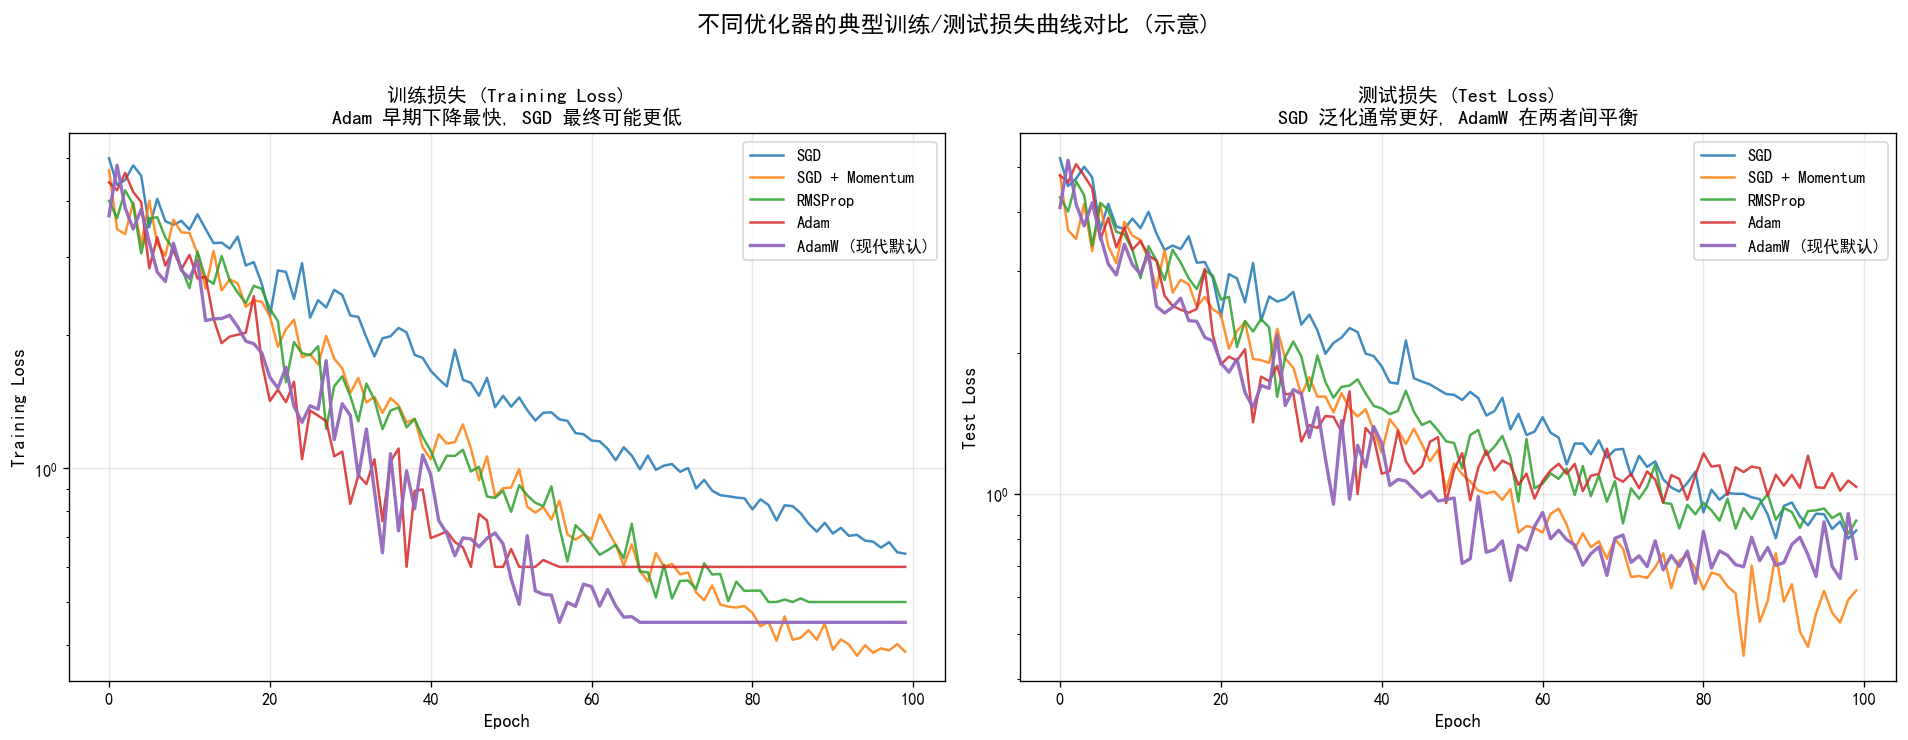

Source code (Python):
"""
3-5-optimizer-loss-curves.py
Visualize the typical training loss curves of different optimizers.
Adam converges faster early; SGD may reach lower final loss; AdamW is balanced.

Output: assets/figures/3-5-optimizer-loss-curves.png
"""
import numpy as np
import matplotlib.pyplot as plt
import os

os.makedirs("assets/figures", exist_ok=True)

np.random.seed(0)
epochs = np.arange(0, 100)


def smooth_curve(epochs, base, decay, noise_scale):
    """Generate a smooth decreasing curve with noise."""
    return base * np.exp(-decay * epochs) + np.random.randn(len(epochs)) * noise_scale * np.exp(-epochs / 30)


# Simulated loss curves
sgd = smooth_curve(epochs, base=4.0, decay=0.025, noise_scale=0.4) + 0.3
sgd_momentum = smooth_curve(epochs, base=3.8, decay=0.035, noise_scale=0.35) + 0.25
adam = smooth_curve(epochs, base=4.2, decay=0.06, noise_scale=0.5) + 0.4
adamw = smooth_curve(epochs, base=4.0, decay=0.05, noise_scale=0.45) + 0.3
rmsprop = smooth_curve(epochs, base=3.9, decay=0.04, noise_scale=0.4) + 0.35

# Ensure curves don't go below zero and follow realistic patterns
sgd = np.maximum(sgd, 0.4)
sgd_momentum = np.maximum(sgd_momentum, 0.35)
adam = np.maximum(adam, 0.6)
adamw = np.maximum(adamw, 0.45)
rmsprop = np.maximum(rmsprop, 0.5)

# Test loss (always higher than train, with more generalization gap for Adam)
sgd_test = sgd + 0.2 + np.random.randn(len(epochs)) * 0.05
sgd_mom_test = sgd_momentum + 0.18 + np.random.randn(len(epochs)) * 0.05
adam_test = adam + 0.5 + np.random.randn(len(epochs)) * 0.08  # Larger gap
adamw_test = adamw + 0.3 + np.random.randn(len(epochs)) * 0.06
rmsprop_test = rmsprop + 0.4 + np.random.randn(len(epochs)) * 0.07

fig, axes = plt.subplots(1, 2, figsize=(16, 6))

# Train loss
ax = axes[0]
ax.plot(epochs, sgd, "C0-", linewidth=1.5, label="SGD", alpha=0.85)
ax.plot(epochs, sgd_momentum, "C1-", linewidth=1.5, label="SGD + Momentum", alpha=0.85)
ax.plot(epochs, rmsprop, "C2-", linewidth=1.5, label="RMSProp", alpha=0.85)
ax.plot(epochs, adam, "C3-", linewidth=1.5, label="Adam", alpha=0.85)
ax.plot(epochs, adamw, "C4-", linewidth=2.0, label="AdamW (现代默认)", alpha=0.95)

ax.set_xlabel("Epoch", fontsize=11)
ax.set_ylabel("Training Loss", fontsize=11)
ax.set_title("训练损失 (Training Loss)\nAdam 早期下降最快, SGD 最终可能更低", fontsize=12, fontweight="bold")
ax.legend(loc="upper right", fontsize=10)
ax.grid(True, alpha=0.3)
ax.set_yscale("log")

# Test loss
ax = axes[1]
ax.plot(epochs, sgd_test, "C0-", linewidth=1.5, label="SGD", alpha=0.85)
ax.plot(epochs, sgd_mom_test, "C1-", linewidth=1.5, label="SGD + Momentum", alpha=0.85)
ax.plot(epochs, rmsprop_test, "C2-", linewidth=1.5, label="RMSProp", alpha=0.85)
ax.plot(epochs, adam_test, "C3-", linewidth=1.5, label="Adam", alpha=0.85)
ax.plot(epochs, adamw_test, "C4-", linewidth=2.0, label="AdamW (现代默认)", alpha=0.95)

ax.set_xlabel("Epoch", fontsize=11)
ax.set_ylabel("Test Loss", fontsize=11)
ax.set_title("测试损失 (Test Loss)\nSGD 泛化通常更好, AdamW 在两者间平衡", fontsize=12, fontweight="bold")
ax.legend(loc="upper right", fontsize=10)
ax.grid(True, alpha=0.3)
ax.set_yscale("log")

plt.suptitle("不同优化器的典型训练/测试损失曲线对比 (示意)",
             fontsize=14, fontweight="bold", y=1.02)
plt.tight_layout()
plt.savefig("assets/figures/3-5-optimizer-loss-curves.png", dpi=120, bbox_inches="tight")
print("Saved: assets/figures/3-5-optimizer-loss-curves.png")
